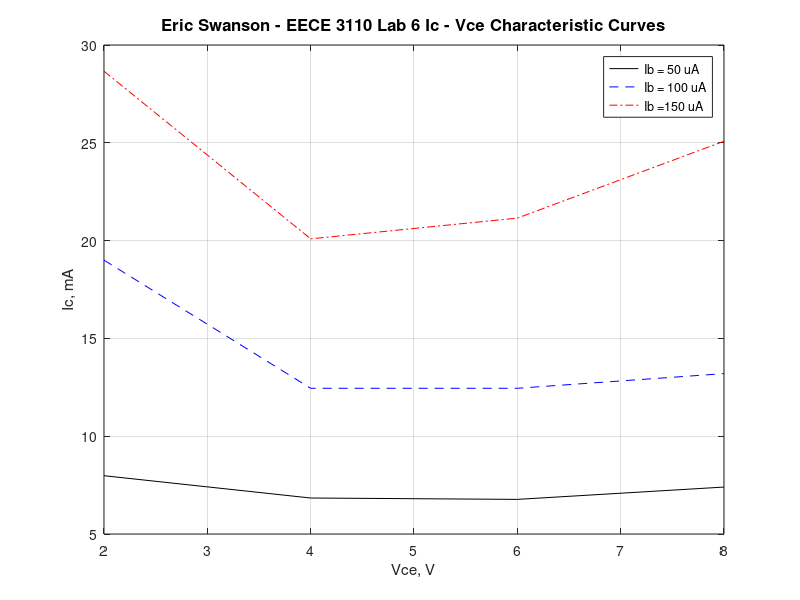

MATLAB code to generate this figure:
%Plot for BJT characteristic curve
figure(1);
Vce = [2.0 4.0 6.0 8.0]; 
Ic1 = [7.98 6.84 6.77 7.40]; %Ib = 50 uA
Ic2 = [19.00 12.45 12.45 13.2]; %Ib = 100 uA
Ic3 = [28.66 20.09 21.15 25.08]; %Ib = 150 uA
plot (Vce, Ic1, 'k-', Vce, Ic2, 'b--', Vce, Ic3, 'r-.');
xlabel('Vce, V'); ylabel('Ic, mA');
grid on;
legend ('Ib = 50 uA', 'Ib = 100 uA', 'Ib =150 uA');
title('Eric Swanson - EECE 3110 Lab 6 Ic - Vce Characteristic Curves', 'Fontsize', 12)